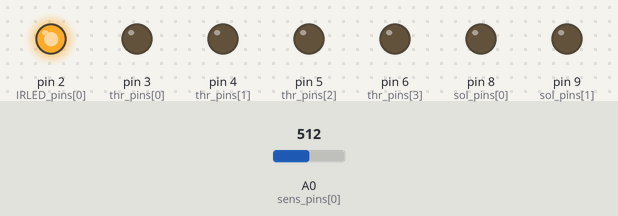
Bench run of a sketch on a simulated Arduino Uno, built with avr-gcc and run on an emulated ATmega328P. Shown: output pins drawn as LEDs (lit = HIGH). Inputs (shaded band) come from the test bench; at power-on: A0 (sens_pins[0]) = 512. What the sketch prints to the serial monitor is not drawn.

Above: at 1.7 s.
1.8 s: A0 (sens_pins[0]) set to 530
3.3 s: A0 (sens_pins[0]) set to 557
At 4.5 s:
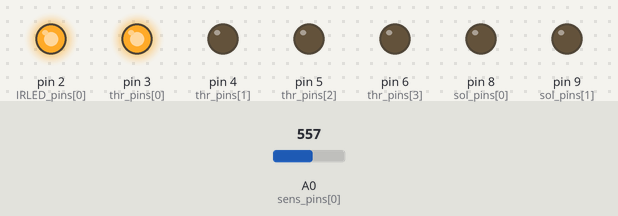
4.8 s: A0 (sens_pins[0]) set to 306
At 5.6 s:
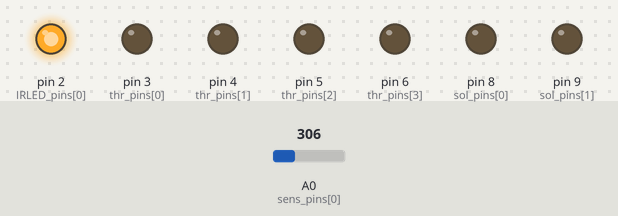
6.3 s: A0 (sens_pins[0]) set to 716
At 6.8 s:
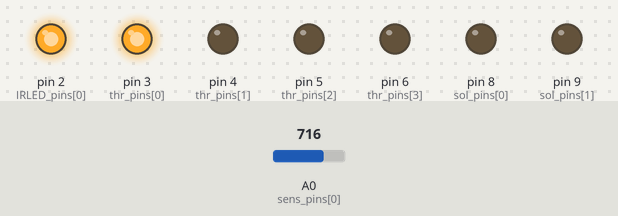
Timing chart, 0 to 8.8 s (numbered marks = the images above; inputs shaded):
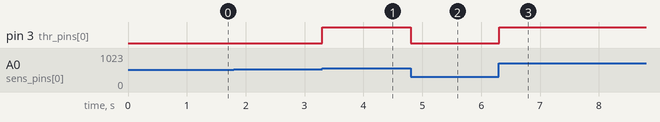

Measured:
- the behaviour switches between 547 and 548 on A0 (sens_pins[0]) (found by bisection; images 0 and 1)
- after the input at 1.8 s, every drawn part: stays the same
- after the input at 3.3 s, pin 3 (thr_pins[0]): LOW → HIGH at once
- after the input at 4.8 s, pin 3 (thr_pins[0]): HIGH → LOW at once
- after the input at 6.3 s, pin 3 (thr_pins[0]): LOW → HIGH at once

The sketch:

Linear_Track.ino
```cpp
// Functions:
// (1) initPins - initialize pins. Called once during setup.
// (2) sensThr - determine sensors threshold. Called once during setup.
// (3) readSns - Read sensors value and return if threshold was crossed. Called constantely from detectRun.
// (4) giveReward - opens relavent solenoid. Called from detectRun.
// (5) printSens - prints sensor readings on screen. Used only for debugging.
// (6) detectRun - Calls readSns. If thresholds are crossed in a specific sequence than calls giveReward. Called from Arduino's loop.

// Fixed parameters:
const int IRLED_pins[] = {2};
const int sens_pins[] = {A0, A1, A2, A3};
const int sol_pins[] = {8, 9};
const int thr_pins[] = {3, 4, 5, 6};   // pins that report to DAQ if a sensor has been crossed
const int man_sw[] = {7};
const int numSens = sizeof(sens_pins) / sizeof(int);;
const int numSol = sizeof(sol_pins) / sizeof(int);;
const int numThrPins = sizeof(thr_pins) / sizeof(int);;
int thr[] = {0, 0, 0, 0};
int r2l[] = {0, 0, 0};
int l2r[] = {0, 0, 0};
int openDuration  = 30;
int runNum = 0;

void setup() {
  Serial.begin(9600);
  initPins();
  sensorThr();
}

void loop() {
  detectRun();
}

void initPins() {
  pinMode(IRLED_pins[0], OUTPUT);
  pinMode(man_sw[0], INPUT_PULLUP);
  digitalWrite(IRLED_pins[0], HIGH);
  for (int i = 0; i < numSens; i++) {
    pinMode(sens_pins[i], INPUT);
  }
  for (int i = 0; i < numSol; i++) {
    pinMode(sol_pins[i], OUTPUT);
  }
  for (int i = 0; i < numThrPins; i++) {
    pinMode(thr_pins[i], OUTPUT);
  }
}

void sensorThr() {
  delay(500);
  for (int i = 0; i < numSens; i++) {
    thr[i] = analogRead(sens_pins[i]) + 35;
    Serial.print(i + 1);
    Serial.print(" :");
    Serial.println(thr[i]);
  }
}

int readSens() {
  for (int i = 0; i < numSens; i++) {
    int value = analogRead(sens_pins[i]);
    delay(2);
    // Serial.print(i+1);
    // Serial.print(" :");
    // Serial.println(value);
    if (value > thr[i]) {
      digitalWrite(thr_pins[i], HIGH);
      return i;
    }
    else {
      digitalWrite(thr_pins[i], LOW);
      return -1;
    }
  }
}

void giveReward(int solNo) {
  digitalWrite(sol_pins[solNo], HIGH);
  delay(openDuration);
  digitalWrite(sol_pins[solNo], LOW);
  runNum ++;
  r2l[0] = 0;
  r2l[1] = 0;
  r2l[2] = 0;
  l2r[0] = 0;
  l2r[1] = 0;
  l2r[2] = 0;
}

void printSens() {
  for (int i = 0; i < numSens; i++) {
    Serial.print(i + 1);
    Serial.print(" :");
    Serial.println(analogRead(sens_pins[i]));
    delay(1000);
  }
}

void detectRun() {
  // right to left
  if (readSens() == 0)
    r2l[0] = 1;
  if (readSens() == 1 && r2l[0] == 1)
    r2l[1] = 1;
  if (readSens() == 2 && r2l[1] == 1)
    r2l[2] = 1;
  if (readSens() == 3 && r2l[2] == 1)
    giveReward(1);
  // left to right
  if (readSens() == 3)
    l2r[0] = 1;
  if (readSens() == 2 && l2r[0] == 1)
    l2r[1] = 1;
  if (readSens() == 1 && l2r[1] == 1)
    l2r[2] = 1;
  if (readSens() == 0 && l2r[2] == 1)
    giveReward(0);
}
```
